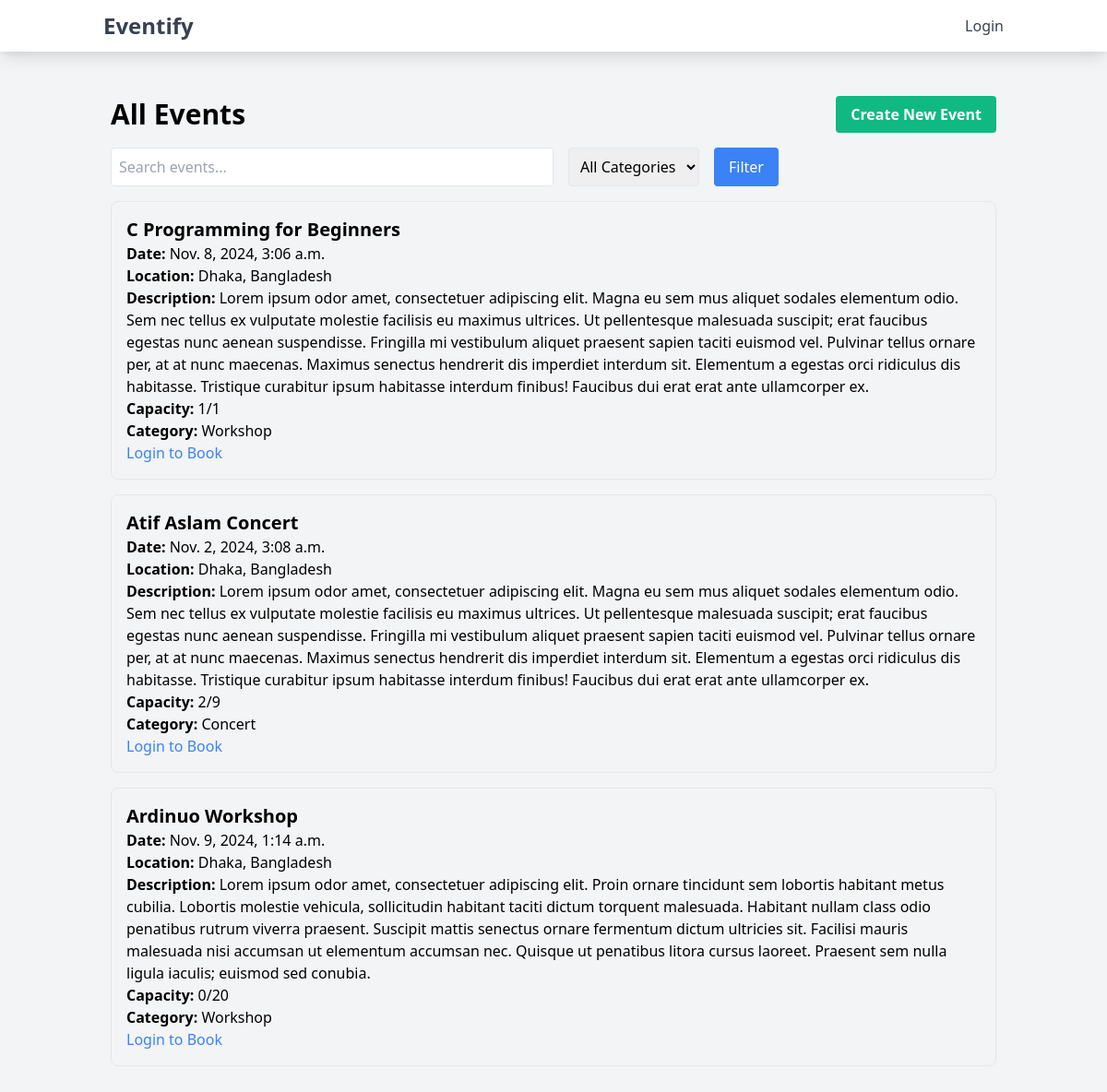
Screenshot of /events/ with the database file from the repository.
### event/models.py (models this page shows, shortened)
class Event(models.Model):
    name = models.CharField(max_length=200)
    date = models.DateTimeField()
    location = models.CharField(max_length=255)
    description = models.TextField()
    created_by = models.ForeignKey(User, on_delete=models.CASCADE, related_name='events')
    category = models.ForeignKey(Category, on_delete=models.SET_NULL, null=True, blank=True)
    capacity = models.PositiveIntegerField(default=0)
    attendees_count = models.PositiveIntegerField(default=0)

class Category(models.Model):
    name = models.CharField(max_length=100, unique=True)
    def __str__(self):
        return self.name

### event/views.py (the view)
# urls.py: 2. Add a URL to urlpatterns:  path('', views.home, name='home')
def home(request):
    events = Event.objects.all()
    categories = Category.objects.all()
    booked_events = []
    query = request.GET.get('q', '')
    if query:
        events = events.filter(
            name__icontains=query) | events.filter(
            date__icontains=query) | events.filter(
            location__icontains=query)
    category_id = request.GET.get('category')
    if category_id:
        events = events.filter(category_id=category_id)
    if request.user.is_authenticated:
        booked_events = Booking.objects.filter(user=request.user).values_list('event_id', flat=True)
    return render(request, 'homepage.html', {
        'events': events,
        'booked_events': booked_events,
        'categories': categories,
        'selected_category': category_id,
        'query': query,
    })

### event/templates/homepage.html (shortened to what this page needs)
{% extends "base.html" %}
{% block content %}
<div class="container mx-auto p-4">
    <div class="flex justify-between items-center mb-4">
        <h1 class="text-3xl font-semibold">All Events</h1>
        <a href="{% url 'create_event' %}" class="bg-green-500 text-white font-bold py-2 px-4 rounded hover:bg-green-600 transition duration-300">Create New Event</a>
    </div>
    <form method="get" class="flex gap-4 mb-4">
        <input type="text" name="q" value="{{ query }}" placeholder="Search events..." class="p-2 border rounded w-1/2">
        <select name="category" class="p-2 border rounded">
            <option value="">All Categories</option>
        </select>
        <button type="submit" class="bg-blue-500 text-white py-2 px-4 rounded hover:bg-blue-600">Filter</button>
    </form>
    <div class="space-y-4 mt-4">
        {% for event in events %}
            <div class="p-4 border rounded-lg">
                <h2 class="text-xl font-semibold">{{ event.name }}</h2>
                <p><strong>Date:</strong> {{ event.date }}</p>
                <p><strong>Location:</strong> {{ event.location }}</p>
                <p><strong>Description:</strong> {{ event.description }}</p>
                <p><strong>Capacity:</strong> {{ event.attendees_count }}/{{ event.capacity }}</p>
                <p><strong>Category:</strong> {{ event.category }}</p>
                {% if request.user.is_authenticated %}
                    {% if event.id in booked_events %}
                        <span class="text-green-500">Booked</span>
                    {% else %}
                        <a href="{% url 'book_event' event.id %}" class="text-blue-500">Book Now</a>
                    {% endif %}
                {% else %}
                    <a href="{% url 'login' %}" class="text-blue-500">Login to Book</a>
                {% endif %}
            </div>
        {% endfor %}
    </div>
</div>
{% endblock %}

### templates/base.html (shortened to what this page needs)
<!DOCTYPE html>
<html lang="en">
<head>
    <link href="https://cdn.jsdelivr.net/npm/tailwindcss@2.2.19/dist/tailwind.min.css" rel="stylesheet">
</head>
<body class="bg-gray-100 min-h-screen">
    <nav class="bg-white shadow-lg">
        <div class="container mx-auto px-6 py-3 flex justify-between items-center">
            <a href="{% url 'home' %}" class="text-2xl font-bold text-gray-700">Eventify</a>
            <div id="nav-links" class="hidden md:flex space-x-4">
                {% if request.user.is_authenticated %}
                    <a href="{% url 'home' %}" class="{% if request.path == '/events/' %}text-indigo-500 font-semibold{% else %}text-gray-700 hover:text-indigo-500{% endif %}">Home</a>
                    <a href="{% url 'my_bookings' %}" class="{% if request.path == '/events/my-bookings/' %}text-indigo-500 font-semibold{% else %}text-gray-700 hover:text-indigo-500{% endif %}">My Bookings</a>
                    <a href="{% url 'my_events' %}" class="{% if request.path == '/events/my-events/' %}text-indigo-500 font-semibold{% else %}text-gray-700 hover:text-indigo-500{% endif %}">My Events</a>
                    <a href="{% url 'profile' %}" class="{% if request.path == '/users/profile/' %}text-indigo-500 font-semibold{% else %}text-gray-700 hover:text-indigo-500{% endif %}">Profile</a>
                    <a href="{% url 'logout' %}" class="text-gray-700 hover:text-indigo-500">Logout</a>
                {% else %}
                    <a href="{% url 'login' %}" class="{% if request.path == '/login/' %}text-indigo-500 font-semibold{% else %}text-gray-700 hover:text-indigo-500{% endif %}">Login</a>
                {% endif %}
            </div>
        </div>
    </nav>
    <div class="container mx-auto px-4 py-8">
        {% block content %}{% endblock %}
    </div>
</body>
</html>

### rows the page displays
Event: name "C Programming for Beginners", date "Nov. 8, 2024, 3:06 a.m.", location "Dhaka, Bangladesh", description "Lorem ipsum odor amet, consectetuer adipiscing elit. Magna eu sem mus aliquet sodales elementum odio. Sem nec tellus ex vulputate molestie facilisis eu maximus ultrices. Ut pellentesque malesuada suscipit; erat faucibus egestas nunc aenean suspendisse. Fringilla mi vestibulum aliquet praesent sapien taciti euismod vel. Pulvinar tellus ornare per, at at nunc maecenas. Maximus senectus hendrerit dis imperdiet interdum sit. Elementum a egestas orci ridiculus dis habitasse. Tristique curabitur ipsum habitasse interdum finibus! Faucibus dui erat erat ante ullamcorper ex.", attendees_count "1", capacity "1", category "Workshop"
Event: name "Atif Aslam Concert", date "Nov. 2, 2024, 3:08 a.m.", location "Dhaka, Bangladesh", description "Lorem ipsum odor amet, consectetuer adipiscing elit. Magna eu sem mus aliquet sodales elementum odio. Sem nec tellus ex vulputate molestie facilisis eu maximus ultrices. Ut pellentesque malesuada suscipit; erat faucibus egestas nunc aenean suspendisse. Fringilla mi vestibulum aliquet praesent sapien taciti euismod vel. Pulvinar tellus ornare per, at at nunc maecenas. Maximus senectus hendrerit dis imperdiet interdum sit. Elementum a egestas orci ridiculus dis habitasse. Tristique curabitur ipsum habitasse interdum finibus! Faucibus dui erat erat ante ullamcorper ex.", attendees_count "2", capacity "9", category "Concert"
Event: name "Ardinuo Workshop", date "Nov. 9, 2024, 1:14 a.m.", location "Dhaka, Bangladesh", description "Lorem ipsum odor amet, consectetuer adipiscing elit. Proin ornare tincidunt sem lobortis habitant metus cubilia. Lobortis molestie vehicula, sollicitudin habitant taciti dictum torquent malesuada. Habitant nullam class odio penatibus rutrum viverra praesent. Suscipit mattis senectus ornare fermentum dictum ultricies sit. Facilisi mauris malesuada nisi accumsan ut elementum accumsan nec. Quisque ut penatibus litora cursus laoreet. Praesent sem nulla ligula iaculis; euismod sed conubia.", attendees_count "0", capacity "20", category "Workshop"
